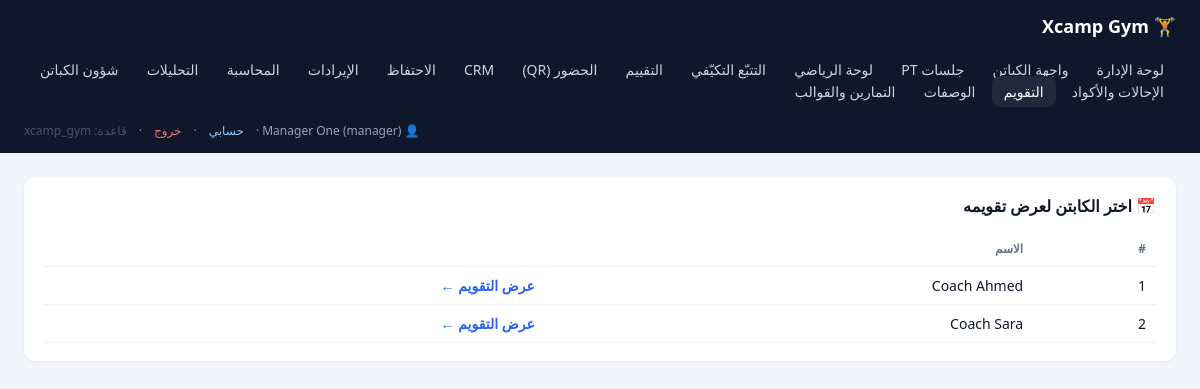
The page /dashboard/calendar.php (signed in) on the database its author committed.
### tables this page shows
CREATE TABLE coaches (
  coach_id BIGINT UNSIGNED AUTO_INCREMENT PRIMARY KEY,
  user_id BIGINT UNSIGNED NULL UNIQUE,
  full_name VARCHAR(150) NOT NULL,
  phone VARCHAR(30),
  specialty VARCHAR(150),
  active TINYINT(1) NOT NULL DEFAULT 1,
  created_at TIMESTAMP NOT NULL DEFAULT CURRENT_TIMESTAMP,
  updated_at TIMESTAMP NOT NULL DEFAULT CURRENT_TIMESTAMP ON UPDATE CURRENT_TIMESTAMP,
  CONSTRAINT fk_coaches_user FOREIGN KEY (user_id) REFERENCES users(user_id)
    ON DELETE SET NULL ON UPDATE CASCADE
);

### dashboard/calendar.php (the view, shortened to what this page needs)
<?php
require __DIR__ . '/db.php';
$me = require_login();
try { $pdo = db(); } catch (Throwable $e) { $error = $e->getMessage(); }
$isCoach = ($me['role'] === 'coach');
$coachId = $isCoach ? (int)($me['coach_id'] ?? 0) : (int)($_GET['coach'] ?? 0);
if (!$coachId) {
    $coaches = $pdo->query("SELECT coach_id, full_name FROM coaches WHERE active = 1 ORDER BY coach_id")->fetchAll();
    echo '<section><h2>📅 اختر الكابتن لعرض تقويمه</h2><table><tr><th>#</th><th>الاسم</th><th></th></tr>';
    foreach ($coaches as $c) {
        echo '<tr><td>' . h($c['coach_id']) . '</td><td>' . h($c['full_name']) . '</td>' .
             '<td><a class="link" href="calendar.php?coach=' . (int)$c['coach_id'] . '">عرض التقويم ←</a></td></tr>';
    }
    echo '</table></section>';
    page_foot(); exit;
}
?>

### dashboard/db.php (style rules this page uses)
* { box-sizing: border-box; }
html, body { overflow-x: hidden; }
body { margin:0; font-family: system-ui, "Segoe UI", Tahoma, sans-serif; background:#f1f5f9; color:#0f172a; max-width:100%; }
section { background:#fff; border-radius:12px; padding:18px 20px; margin-bottom:22px; box-shadow:0 1px 3px rgba(0,0,0,.06); }
section h2 { margin:0 0 14px; font-size:16px; }
table { width:100%; border-collapse:collapse; font-size:14px; }
th, td { text-align:right; padding:9px 10px; border-bottom:1px solid #eef2f7; vertical-align:top; }
th { color:#64748b; font-weight:600; font-size:12px; }
a.link { color:#2563eb; text-decoration:none; font-weight:600; }

### rows shown on the page
coaches: coach_id "1", full_name "Coach Ahmed"
coaches: coach_id "2", full_name "Coach Sara"

### other values the page prints
$u['name'] "Manager One"
$u['role'] "manager"
$db "xcamp_gym"
